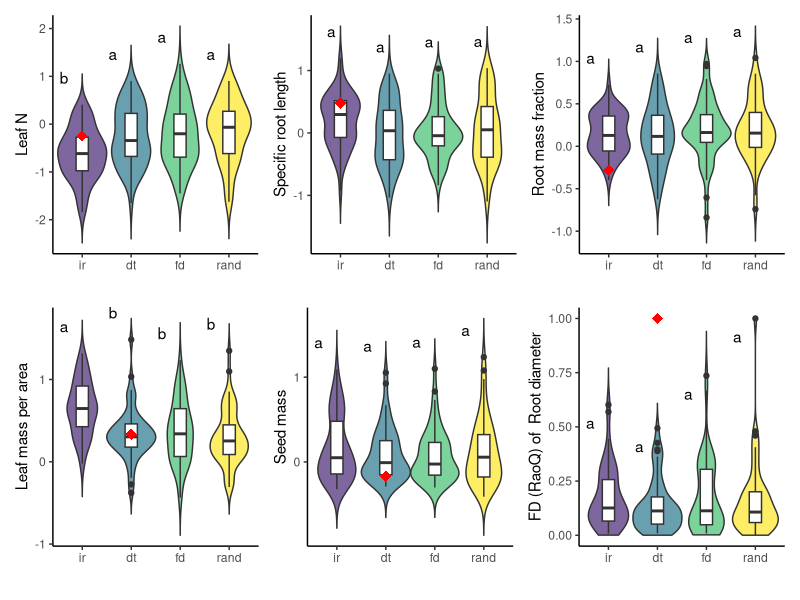
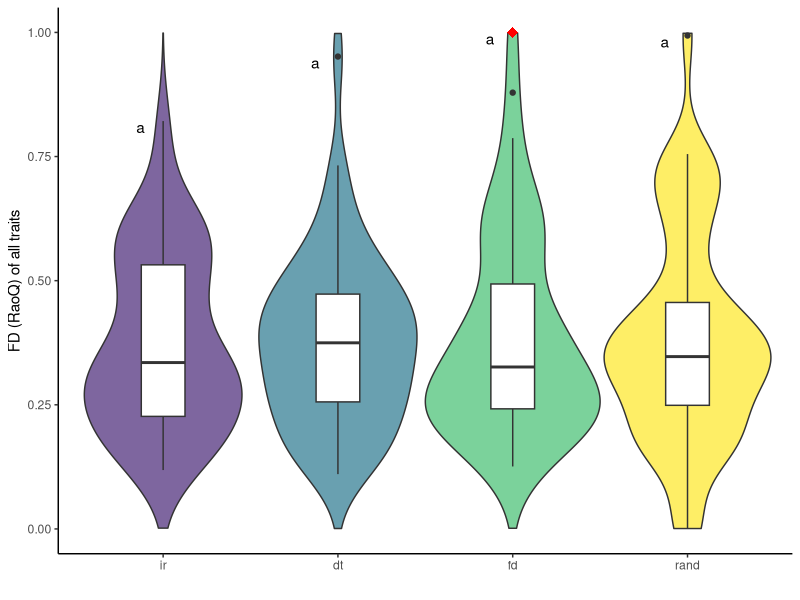
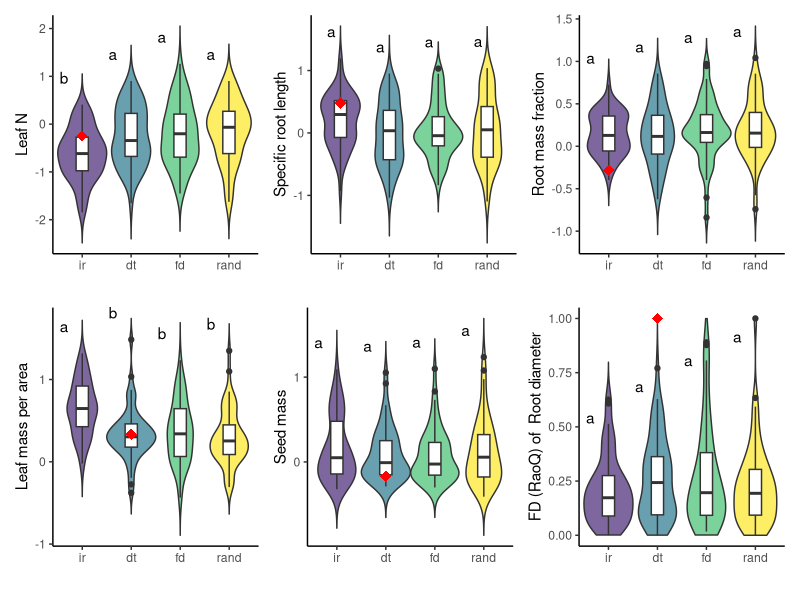
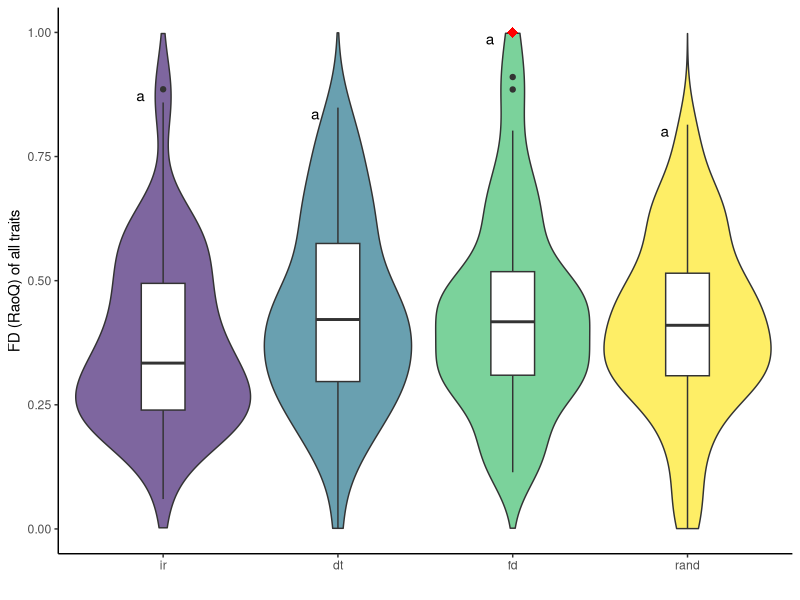
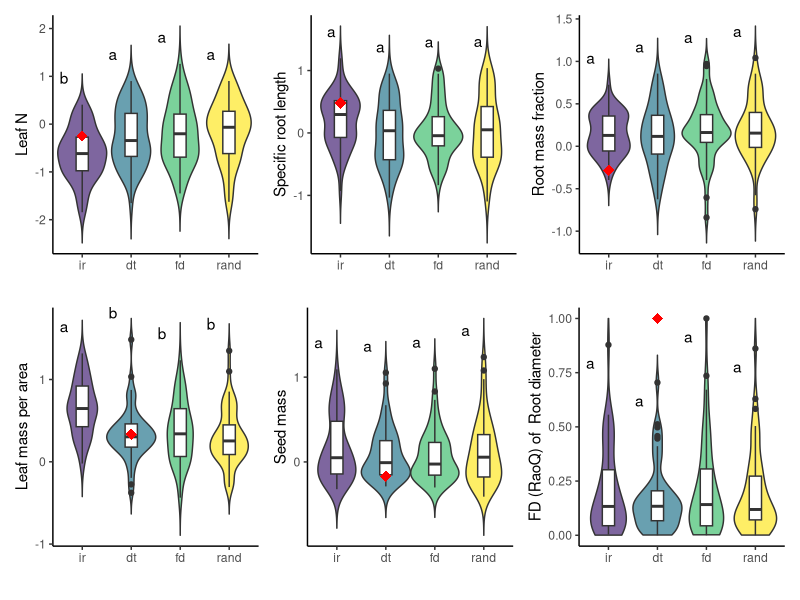
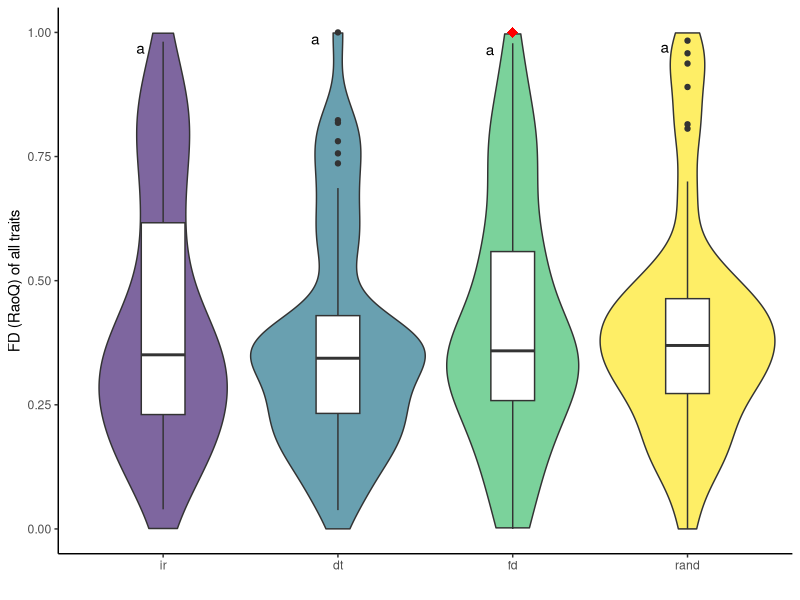
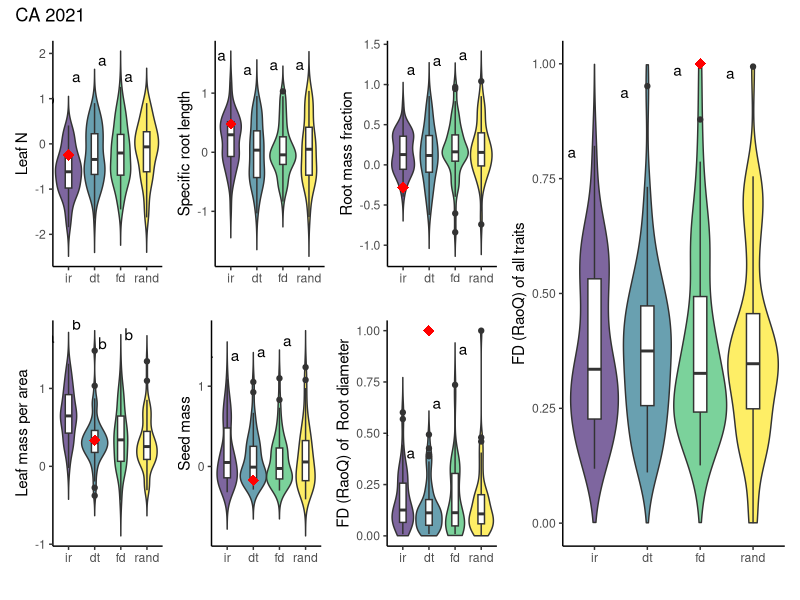
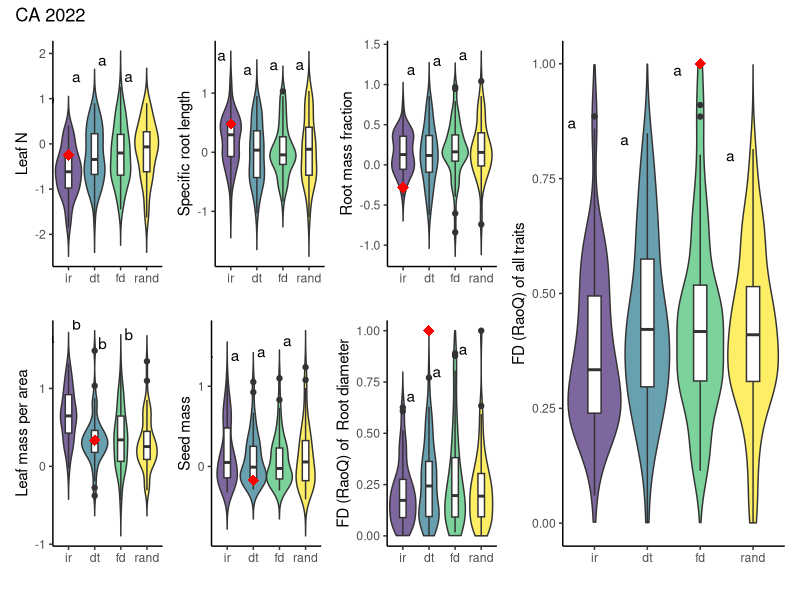

Source code (R) for these figures, in order:
#### CWM ANOVA's and figures for CA site
#### How to CWM's differ by trt?
#### How do CWM's maintain/change through time? (not on here right now)

library(tidyverse)

#### Functions needed to normalizing RoaQ, making post-hoc letters, 
#### and creating figures
# Function for normalizing FD
normalize <- function(x) {
  return ((x - min(x)) / (max(x) - min(x)))
}

# automatically extract post-hoc comparisons from tukey and place on plot
generateTukeyLabel <- function(model, y_var) {
  # Perform Tukey HSD
  tukey_cov <- TukeyHSD(model)
  # Display letters for each site
  multcompView::multcompLetters4(model, tukey_cov)
  sum_labels <- data.frame(multcompView::multcompLetters4(model, tukey_cov)$trt['Letters'])
  sum_labels <- sum_labels %>% rownames_to_column("trt")
  # Obtain letter position for y axis using means
  yvalue <- aggregate(y_var ~ trt, data = model$model, max)
  # Merge dataframes
  tukeylabel <- merge(sum_labels, yvalue)
  return(tukeylabel)
}

# make violin plot for traits functional diversity (RoaQ)
CWM_trait_FD_plot <- function(data, trait, ylab) {
  ggplot(data, aes_string("trt", trait)) +
    geom_violin(aes(fill = trt), width = 1, trim = FALSE) +
    geom_boxplot(width = 0.25) +
    #geom_jitter(width = 0.12, height = 0, size = 1, alpha = 0.3) +
    scale_fill_viridis_d(option = "D", begin = 0.1, end = 1, alpha = 0.7) +
    theme_classic() +
    ylab(paste("FD (RaoQ) of ", ylab)) +
    xlab("") +
    ylim(0,1)+
    #ylim(0,max(trait+.5)) +
    theme(legend.position = "none")
}

# make violin plot for trait 
CWM_trait_plot <- function(data, trait, ylab) {
  ggplot(data, aes_string("trt", trait)) +
    geom_violin(aes(fill = trt), width = 1, trim = FALSE) +
    geom_boxplot(width = 0.25) +
    #geom_jitter(width = 0.12, height = 0, size = 1, alpha = 0.3) +
    scale_fill_viridis_d(option = "D", begin = 0.1, end = 1, alpha = 0.7) +
    theme_classic() +
    ylab(ylab) +
    xlab("") +
    theme(legend.position = "none")
}


#### reading in data
dat <- read.csv("data/cwm_ca.csv") #cwm data
dat$trt <- factor(dat$trt, levels = c('ir','dt','fd','rand'),ordered = TRUE) #order trt levels
datFD <- read.csv("data/cwm_raoq_ca.csv") #cwm RoaQ data
datFD$trt <- factor(datFD$trt, levels = c('ir','dt','fd','rand'),ordered = TRUE) #order trt levels
#trait data
traits.ca <- read.csv("data/annualgrass.csv", header=TRUE, row.names=1) # CSV of species-trait combinations (for OG 25)
traits.ca <- traits.ca %>% select(-c(Asat,WUE,RLD,RTD))
# add graminoid
traits.ca$graminoid <- c(0,0,0,0,1,0,1,0,0,0, #10
                         1,1,0,1,0,1,1,1,0,0, #20
                         0,0,0,0,1,1,0,0,0,1, #30
                         1,0,0,1,1,0,1,1,0,1,1) #41
#scale traits
traits.ca$SRL = scale(log(traits.ca$SRL))
traits.ca$LMA = scale(log(traits.ca$LMA))
traits.ca$N = scale(log(traits.ca$N))
traits.ca$seed.mass = scale(traits.ca$seed.mass)
traits.ca$Rdiam = scale(log(traits.ca$Rdiam))
#traits.ca$sla = scale(log(traits.ca$sla))
traits.ca$RMF = scale(log(traits.ca$RMF))
#filter for only OG 25 species used
traits.ca <- traits.ca %>% 
  filter(Code != "AVBA") %>% 
  filter(Code != "BRNI") %>%
  filter(Code != "LUAL") %>%
  filter(Code != "MASA") %>% 
  filter(Code != "PEHE") %>% 
  filter(Code != "SACO") %>%
  filter(Code != "FEPE") %>%  # this one appears in communities, just not OG preds
  filter(Code != "FEMY") %>%  # this one appears in communities, just not OG preds
  filter(Code != "BRMA")      # this one appears in communities, just not OG preds

## subset data by year for figures
subdat21 <- dat %>% filter(year=="2021")
subdatFD21 <- datFD %>% filter(year=="2021")
subdat22 <- dat %>% filter(year=="2022")
subdatFD22 <- datFD %>% filter(year=="2022")
subdat23 <- dat %>% filter(year=="2023")
subdatFD23 <- datFD %>% filter(year=="2023")

#### Did traits of seeding treatments differ? (ANOVA, post-hoc Tukey, and plotting)
#### 2021 ####
summary(leafn21.mod <- aov(N~trt, subdat21))
leafn21.tuk <- generateTukeyLabel(leafn21.mod, subdat21$N)
leafn.ca.21 <- CWM_trait_plot(subdat21,subdat21$N,"Leaf N") +
  geom_point(aes(y=quantile(N,.33),x="ir"), data=traits.ca, col= "red", shape=18, size=3.5) + # Specifying the target object (red dot).
#  geom_point(aes(y=quantile(cwm21.wy$leafn,.25),x="ir"), data=traits.wy, col= "red", shape=18, size=3.5) # target could be specified per year, but probably makes less sense.
  geom_text(data = leafn21.tuk, aes(x = trt, y = y_var, label = Letters), hjust=2.5, vjust=-1.75, col="black") #add tukey labels

summary(srl21.mod <- aov(SRL~trt, subdat21))
srl21.tuk <- generateTukeyLabel(srl21.mod, subdat21$SRL)
srl.ca.21 <- CWM_trait_plot(subdat21,subdat21$SRL,"Specific root length") +
  geom_point(aes(y=quantile(SRL,.67),x="ir"), data=traits.ca, col= "red", shape=18, size=3.5) +
  geom_text(data = srl21.tuk, aes(x = trt, y = y_var, label = Letters), hjust=1.5, vjust=-1.75, col="black") #add tukey labels

summary(rmf21.mod <- aov(RMF~trt, subdat21))
rmf21.tuk <- generateTukeyLabel(rmf21.mod, subdat21$RMF)
rmf.ca.21 <- CWM_trait_plot(subdat21,subdat21$RMF,"Root mass fraction") +
  geom_point(aes(y=quantile(RMF,.33),x="ir"), data=traits.ca, col= "red", shape=18, size=3.5) +
  geom_text(data = rmf21.tuk, aes(x = trt, y = y_var, label = Letters), hjust=2.5, vjust=-1.75, col="black") #add tukey labels

summary(lma21.mod <- aov(LMA~trt, subdat21))
lma21.tuk <- generateTukeyLabel(lma21.mod, subdat21$LMA)
lma.ca.21 <- CWM_trait_plot(subdat21,subdat21$LMA,"Leaf mass per area") +
  geom_point(aes(y=quantile(LMA,.67),x="dt"),data=traits.ca, col= "red", shape=18, size=3.5) +
  geom_text(data = lma21.tuk, aes(x = trt, y = y_var, label = Letters), hjust=2.5, vjust=-1.75, col="black") #add tukey labels

summary(seedmass21.mod <- aov(seed.mass~trt, subdat21))
seedmass21.tuk <- generateTukeyLabel(seedmass21.mod, subdat21$seed.mass)
seedmass.ca.21 <- CWM_trait_plot(subdat21,subdat21$seed.mass,"Seed mass") +
  geom_point(aes(y=quantile(seed.mass,.67),x="dt"),data=traits.ca, col= "red", shape=18, size=3.5) +
  geom_text(data = seedmass21.tuk, aes(x = trt, y = y_var, label = Letters), hjust=2.5, vjust=-1.75, col="black") #add tukey labels

# rootdiam.wy.21 <- CWM_trait_plot(cwm21.wy,cwm21.wy$rootdiam,"Root diameter")
#plot veg as Raoq instead (normalize FD/RoaQ)
subdatFD21$rootdiam <- normalize(subdatFD21$rootdiam) #(normalize FD/RoaQ)
summary(rd21.mod <- aov(rootdiam~trt, subdatFD21)) #summary model
rd21.tuk <- generateTukeyLabel(rd21.mod, subdatFD21$rootdiam) #tukey and labels
rootdiam.ca.21 <- CWM_trait_FD_plot(subdatFD21,subdatFD21$rootdiam,"Root diameter") +
  geom_point(aes(y=max(rootdiam),x="dt"),data=subdatFD21, col= "red", shape=18, size=3.5) + #get target FD from annual highest possible (?)
  geom_text(data = rd21.tuk, aes(x = trt, y = y_var, label = Letters), hjust=2.5, vjust=2, col="black") #add tukey labels

subdatFD21$full <- normalize(subdatFD21$full) #(normalize FD/RoaQ)
summary(full21.mod <- aov(full~trt, subdatFD21)) #summary model
full21.tuk <- generateTukeyLabel(full21.mod, subdatFD21$full) #tukey and labels
FD.ca.21 <- subdatFD21 %>% 
  ggplot(aes(trt,full)) +
  geom_violin(aes(fill=trt), width=1, trim=F) +
  geom_boxplot(width=.25) +
  #geom_jitter(width=.12, height = 0, size= 1, alpha=.3) +
  scale_fill_viridis_d(option="D", begin = .1, end = 1, alpha=.7) +
  theme_classic() + ylab("FD (RaoQ) of all traits") + xlab("") + 
  ylim(0,1)+
  #ylim(0,max(cwm_roaq21.ca$full+3)) +
  theme(legend.position  = "none") +
  geom_point(aes(y=max(full),x="fd"),data=subdatFD21, col= "red", shape=18, size=3.5) + #get target FD from annual highest possible (?)
  geom_text(data = full21.tuk, aes(x = trt, y = y_var, label = Letters), hjust=3, vjust=1, col="black") #add tukey labels



#### 2022 ####
summary(leafn22.mod <- aov(N~trt, subdat22))
leafn22.tuk <- generateTukeyLabel(leafn22.mod, subdat22$N)
leafn.ca.22 <- CWM_trait_plot(subdat22,subdat22$N,"Leaf N") +
  geom_point(aes(y=quantile(N,.33),x="ir"), data=traits.ca, col= "red", shape=18, size=3.5) + # Specifying the target object (red dot).
  #  geom_point(aes(y=quantile(cwm22.wy$leafn,.25),x="ir"), data=traits.wy, col= "red", shape=18, size=3.5) # target could be specified per year, but probably makes less sense.
  geom_text(data = leafn22.tuk, aes(x = trt, y = y_var, label = Letters), hjust=2.5, vjust=-1.75, col="black") #add tukey labels

summary(srl22.mod <- aov(SRL~trt, subdat22))
srl22.tuk <- generateTukeyLabel(srl22.mod, subdat22$SRL)
srl.ca.22 <- CWM_trait_plot(subdat22,subdat22$SRL,"Specific root length") +
  geom_point(aes(y=quantile(SRL,.67),x="ir"), data=traits.ca, col= "red", shape=18, size=3.5) +
  geom_text(data = srl22.tuk, aes(x = trt, y = y_var, label = Letters), hjust=1.5, vjust=-1.75, col="black") #add tukey labels

summary(rmf22.mod <- aov(RMF~trt, subdat22))
rmf22.tuk <- generateTukeyLabel(rmf22.mod, subdat22$RMF)
rmf.ca.22 <- CWM_trait_plot(subdat22,subdat22$RMF,"Root mass fraction") +
  geom_point(aes(y=quantile(RMF,.33),x="ir"), data=traits.ca, col= "red", shape=18, size=3.5) +
  geom_text(data = rmf22.tuk, aes(x = trt, y = y_var, label = Letters), hjust=2.5, vjust=-1.75, col="black") #add tukey labels

summary(lma22.mod <- aov(LMA~trt, subdat22))
lma22.tuk <- generateTukeyLabel(lma22.mod, subdat22$LMA)
lma.ca.22 <- CWM_trait_plot(subdat22,subdat22$LMA,"Leaf mass per area") +
  geom_point(aes(y=quantile(LMA,.67),x="dt"),data=traits.ca, col= "red", shape=18, size=3.5) +
  geom_text(data = lma22.tuk, aes(x = trt, y = y_var, label = Letters), hjust=2.5, vjust=-1.75, col="black") #add tukey labels

summary(seedmass22.mod <- aov(seed.mass~trt, subdat22))
seedmass22.tuk <- generateTukeyLabel(seedmass22.mod, subdat22$seed.mass)
seedmass.ca.22 <- CWM_trait_plot(subdat22,subdat22$seed.mass,"Seed mass") +
  geom_point(aes(y=quantile(seed.mass,.67),x="dt"),data=traits.ca, col= "red", shape=18, size=3.5) +
  geom_text(data = seedmass22.tuk, aes(x = trt, y = y_var, label = Letters), hjust=2.5, vjust=-1.75, col="black") #add tukey labels

# rootdiam.wy.22 <- CWM_trait_plot(cwm22.wy,cwm22.wy$rootdiam,"Root diameter")
#plot veg as Raoq instead (normalize FD/RoaQ)
subdatFD22$rootdiam <- normalize(subdatFD22$rootdiam) #(normalize FD/RoaQ)
summary(rd22.mod <- aov(rootdiam~trt, subdatFD22)) #summary model
rd22.tuk <- generateTukeyLabel(rd22.mod, subdatFD22$rootdiam) #tukey and labels
rootdiam.ca.22 <- CWM_trait_FD_plot(subdatFD22,subdatFD22$rootdiam,"Root diameter") +
  geom_point(aes(y=max(rootdiam),x="dt"),data=subdatFD22, col= "red", shape=18, size=3.5) + #get target FD from annual highest possible (?)
  geom_text(data = rd22.tuk, aes(x = trt, y = y_var, label = Letters), hjust=2.5, vjust=2, col="black") #add tukey labels

subdatFD22$full <- normalize(subdatFD22$full) #(normalize FD/RoaQ)
summary(full22.mod <- aov(full~trt, subdatFD22)) #summary model
full22.tuk <- generateTukeyLabel(full22.mod, subdatFD22$full) #tukey and labels
FD.ca.22 <- subdatFD22 %>% 
  ggplot(aes(trt,full)) +
  geom_violin(aes(fill=trt), width=1, trim=F) +
  geom_boxplot(width=.25) +
  #geom_jitter(width=.12, height = 0, size= 1, alpha=.3) +
  scale_fill_viridis_d(option="D", begin = .1, end = 1, alpha=.7) +
  theme_classic() + ylab("FD (RaoQ) of all traits") + xlab("") + 
  ylim(0,1)+
  #ylim(0,max(cwm_roaq22.ca$full+3)) +
  theme(legend.position  = "none") +
  geom_point(aes(y=max(full),x="fd"),data=subdatFD22, col= "red", shape=18, size=3.5) + #get target FD from annual highest possible (?)
  geom_text(data = full22.tuk, aes(x = trt, y = y_var, label = Letters), hjust=3, vjust=1, col="black") #add tukey labels



#### 2023 ####
summary(leafn23.mod <- aov(N~trt, subdat23))
leafn23.tuk <- generateTukeyLabel(leafn23.mod, subdat23$N)
leafn.ca.23 <- CWM_trait_plot(subdat23,subdat23$N,"Leaf N") +
  geom_point(aes(y=quantile(N,.33),x="ir"), data=traits.ca, col= "red", shape=18, size=3.5) + # Specifying the target object (red dot).
  #  geom_point(aes(y=quantile(cwm23.wy$leafn,.25),x="ir"), data=traits.wy, col= "red", shape=18, size=3.5) # target could be specified per year, but probably makes less sense.
  geom_text(data = leafn23.tuk, aes(x = trt, y = y_var, label = Letters), hjust=2.5, vjust=-1.75, col="black") #add tukey labels

summary(srl23.mod <- aov(SRL~trt, subdat23))
srl23.tuk <- generateTukeyLabel(srl23.mod, subdat23$SRL)
srl.ca.23 <- CWM_trait_plot(subdat23,subdat23$SRL,"Specific root length") +
  geom_point(aes(y=quantile(SRL,.67),x="ir"), data=traits.ca, col= "red", shape=18, size=3.5) +
  geom_text(data = srl23.tuk, aes(x = trt, y = y_var, label = Letters), hjust=1.5, vjust=-1.75, col="black") #add tukey labels

summary(rmf23.mod <- aov(RMF~trt, subdat23))
rmf23.tuk <- generateTukeyLabel(rmf23.mod, subdat23$RMF)
rmf.ca.23 <- CWM_trait_plot(subdat23,subdat23$RMF,"Root mass fraction") +
  geom_point(aes(y=quantile(RMF,.33),x="ir"), data=traits.ca, col= "red", shape=18, size=3.5) +
  geom_text(data = rmf23.tuk, aes(x = trt, y = y_var, label = Letters), hjust=2.5, vjust=-1.75, col="black") #add tukey labels

summary(lma23.mod <- aov(LMA~trt, subdat23))
lma23.tuk <- generateTukeyLabel(lma23.mod, subdat23$LMA)
lma.ca.23 <- CWM_trait_plot(subdat23,subdat23$LMA,"Leaf mass per area") +
  geom_point(aes(y=quantile(LMA,.67),x="dt"),data=traits.ca, col= "red", shape=18, size=3.5) +
  geom_text(data = lma23.tuk, aes(x = trt, y = y_var, label = Letters), hjust=2.5, vjust=-1.75, col="black") #add tukey labels

summary(seedmass23.mod <- aov(seed.mass~trt, subdat23))
seedmass23.tuk <- generateTukeyLabel(seedmass23.mod, subdat23$seed.mass)
seedmass.ca.23 <- CWM_trait_plot(subdat23,subdat23$seed.mass,"Seed mass") +
  #ylim(0,max(subdat23$seed.mass))+
  geom_point(aes(y=quantile(seed.mass,.67),x="dt"),data=traits.ca, col= "red", shape=18, size=3.5) +
  geom_text(data = seedmass23.tuk, aes(x = trt, y = y_var, label = Letters), hjust=2.5, vjust=-1.75, col="black") 

# rootdiam.wy.23 <- CWM_trait_plot(cwm23.wy,cwm23.wy$rootdiam,"Root diameter")
#plot veg as Raoq instead (normalize FD/RoaQ)
subdatFD23$rootdiam <- normalize(subdatFD23$rootdiam) #(normalize FD/RoaQ)
summary(rd23.mod <- aov(rootdiam~trt, subdatFD23)) #summary model
rd23.tuk <- generateTukeyLabel(rd23.mod, subdatFD23$rootdiam) #tukey and labels
rootdiam.ca.23 <- CWM_trait_FD_plot(subdatFD23,subdatFD23$rootdiam,"Root diameter") +
  geom_point(aes(y=max(rootdiam),x="dt"),data=subdatFD23, col= "red", shape=18, size=3.5) + #get target FD from annual highest possible (?)
  geom_text(data = rd23.tuk, aes(x = trt, y = y_var, label = Letters), hjust=2.5, vjust=2, col="black") #add tukey labels

subdatFD23$full <- normalize(subdatFD23$full) #(normalize FD/RoaQ)
summary(full23.mod <- aov(full~trt, subdatFD23)) #summary model
full23.tuk <- generateTukeyLabel(full23.mod, subdatFD23$full) #tukey and labels
FD.ca.23 <- subdatFD23 %>% 
  ggplot(aes(trt,full)) +
  geom_violin(aes(fill=trt), width=1, trim=F) +
  geom_boxplot(width=.25) +
  #geom_jitter(width=.12, height = 0, size= 1, alpha=.3) +
  scale_fill_viridis_d(option="D", begin = .1, end = 1, alpha=.7) +
  theme_classic() + ylab("FD (RaoQ) of all traits") + xlab("") + 
  ylim(0,1)+
  #ylim(0,max(cwm_roaq23.ca$full+3)) +
  theme(legend.position  = "none") +
  geom_point(aes(y=max(full),x="fd"),data=subdatFD23, col= "red", shape=18, size=3.5) + #get target FD from annual highest possible (?)
  geom_text(data = full23.tuk, aes(x = trt, y = y_var, label = Letters), hjust=3, vjust=1, col="black") #add tukey labels


## Produce a .tiff file of our plots together!
library(patchwork)
# export 21
tiff("figures/cwm CA/traits_2021.tiff", res=400, height = 6,width =8.5, "in",compression = "lzw")
(leafn.ca.21 + srl.ca.21 + rmf.ca.21) / (lma.ca.21 + seedmass.ca.21 + rootdiam.ca.21)
dev.off()
tiff("figures/cwm CA/FD_2021.tiff", res=400, height = 4,width =4, "in",compression = "lzw")
FD.ca.21
dev.off()
# export 22
tiff("figures/cwm CA/traits_2022.tiff", res=400, height = 6,width =8.5, "in",compression = "lzw")
(leafn.ca.22 + srl.ca.22 + rmf.ca.22) / (lma.ca.22 + seedmass.ca.22 + rootdiam.ca.22)
dev.off()
tiff("figures/cwm CA/FD_2022.tiff", res=400, height = 4,width =4, "in",compression = "lzw")
FD.ca.22
dev.off()
# export 23
tiff("figures/cwm CA/traits_2023.tiff", res=400, height = 6,width =8.5, "in",compression = "lzw")
(leafn.ca.23 + srl.ca.23 + rmf.ca.23) / (lma.ca.23 + seedmass.ca.23 + rootdiam.ca.23)
dev.off()
tiff("figures/cwm CA/FD_2023.tiff", res=400, height = 4,width =4, "in",compression = "lzw")
FD.ca.23
dev.off()

## figure for short report
#21
tiff("figures/cwm CA/alltargets_2021.tiff", res=400, height = 6,width =12, "in",compression = "lzw")
(((leafn.ca.21 + srl.ca.21 + rmf.ca.21) / (lma.ca.21 + seedmass.ca.21 + rootdiam.ca.21)) | (FD.ca.21)) +
  plot_layout(widths = c(2,1)) + 
  plot_annotation(title = 'CA 2021')
dev.off()
#22
tiff("figures/cwm CA/alltargets_2022.tiff", res=400, height = 6,width =12, "in",compression = "lzw")
(((leafn.ca.22 + srl.ca.22 + rmf.ca.22) / (lma.ca.22 + seedmass.ca.22 + rootdiam.ca.22)) | (FD.ca.22)) +
  plot_layout(widths = c(2,1)) + 
  plot_annotation(title = 'CA 2022')
dev.off()
#23
tiff("figures/cwm CA/alltargets_2023.tiff", res=400, height = 6,width =12, "in",compression = "lzw")
(((leafn.ca.23 + srl.ca.23 + rmf.ca.23) / (lma.ca.23 + seedmass.ca.23 + rootdiam.ca.23)) | (FD.ca.23)) +
  plot_layout(widths = c(2,1)) + 
  plot_annotation(title = 'CA 2023')
dev.off()


#### add a legent to plots?
# leg <- cwm %>% 
#   ggplot(aes(Treatments,rootdiam)) +
#   geom_violin(aes(fill=Treatments), width=1, trim=F) +
#   scale_fill_viridis_d(option="D", begin = .1, end = 1, alpha=.7) +
#   theme_classic()
# leg
# 
# tiff("trait_legend.tiff", width = 3, height = 2, "in", res=400, compression = "lzw")
# grid::grid.newpage()
# grid::grid.draw(cowplot::get_legend(leg))
# dev.off()
# 
# gridExtra::grid.arrange(a,b,c,d,e,f,ncol=3)



### All years combined
summary(leafn.mod <- aov(N~trt, dat))
leafn.tuk <- generateTukeyLabel(leafn.mod, dat$N)
leafn.ca <- CWM_trait_plot(dat,dat$N,"Leaf N") +
  geom_point(aes(y=quantile(N,.33),x="ir"), data=traits.ca, col= "red", shape=18, size=3.5) + # Specifying the target object (red dot).
  #  geom_point(aes(y=quantile(cwm21.wy$leafn,.25),x="ir"), data=traits.wy, col= "red", shape=18, size=3.5) # target could be specified per year, but probably makes less sense.
  geom_text(data = leafn.tuk, aes(x = trt, y = y_var, label = Letters), hjust=2, vjust=-1.75, col="black") #add tukey labels

summary(srl.mod <- aov(SRL~trt, dat))
srl.tuk <- generateTukeyLabel(srl.mod, dat$SRL)
srl.ca <- CWM_trait_plot(dat,dat$SRL,"Specific root length") +
  geom_point(aes(y=quantile(SRL,.67),x="ir"), data=traits.ca, col= "red", shape=18, size=3.5) +
  geom_text(data = srl.tuk, aes(x = trt, y = y_var, label = Letters), hjust=1.5, vjust=-1.75, col="black") #add tukey labels

summary(rmf.mod <- aov(RMF~trt, dat))
rmf.tuk <- generateTukeyLabel(rmf.mod, dat$RMF)
rmf.ca <- CWM_trait_plot(dat,dat$RMF,"Root mass fraction") +
  geom_point(aes(y=quantile(RMF,.33),x="ir"), data=traits.ca, col= "red", shape=18, size=3.5) +
  geom_text(data = rmf.tuk, aes(x = trt, y = y_var, label = Letters), hjust=2, vjust=-.5, col="black") #add tukey labels

summary(lma.mod <- aov(LMA~trt, dat))
lma.tuk <- generateTukeyLabel(lma.mod, dat$LMA)
lma.ca <- CWM_trait_plot(dat,dat$LMA,"Leaf mass per area") +
  geom_point(aes(y=quantile(LMA,.67),x="dt"),data=traits.ca, col= "red", shape=18, size=3.5) +
  # scale_y_continuous(
  #   "unloged unsclaed", 
  #   sec.axis = sec_axis(~ . * 1.20, name = "mpg (UK)"))+
  geom_text(data = lma.tuk, aes(x = trt, y = y_var, label = Letters), hjust=2.5, vjust=-1.75, col="black") #add tukey labels

summary(seedmass.mod <- aov(seed.mass~trt, dat))
seedmass.tuk <- generateTukeyLabel(seedmass.mod, dat$seed.mass)
seedmass.ca <- CWM_trait_plot(dat,dat$seed.mass,"Seed mass") +
  geom_point(aes(y=quantile(seed.mass,.67),x="dt"),data=traits.ca, col= "red", shape=18, size=3.5) +
  geom_text(data = seedmass.tuk, aes(x = trt, y = y_var, label = Letters), hjust=2, vjust=-1.5, col="black") #add tukey labels

# rootdiam.wy.21 <- CWM_trait_plot(cwm21.wy,cwm21.wy$rootdiam,"Root diameter")
#plot veg as Raoq instead (normalize FD/RoaQ)
datFD$rootdiam <- normalize(datFD$rootdiam) #(normalize FD/RoaQ)
datFD %>% group_by(trt) %>% summarize(maxrd = max(rootdiam)) #find max in just DT for target
maxdtrootdiam <- .552
summary(rd.mod <- aov(rootdiam~trt, datFD)) #summary model
rd.tuk <- generateTukeyLabel(rd.mod, datFD$rootdiam) #tukey and labels
rootdiam.ca <- CWM_trait_FD_plot(datFD,datFD$rootdiam,"Root diameter") +
  geom_point(aes(y=maxdtrootdiam,x="dt"), col= "red", shape=18, size=3.5) + #get target FD from annual highest possible (?)
  #geom_point(aes(y=max(rootdiam),x="dt"),data=datFD, col= "red", shape=18, size=3.5) + #get target FD from annual highest possible (?)
  geom_text(data = rd.tuk, aes(x = trt, y = y_var, label = Letters), hjust=2.5, vjust=2, col="black") #add tukey labels

datFD$full <- normalize(datFD$full) #(normalize FD/RoaQ)
summary(full.mod <- aov(full~trt, datFD)) #summary model
full.tuk <- generateTukeyLabel(full.mod, datFD$full) #tukey and labels
FD.ca <- datFD %>% 
  ggplot(aes(trt,full)) +
  geom_violin(aes(fill=trt), width=1, trim=F) +
  geom_boxplot(width=.25) +
  #geom_jitter(width=.12, height = 0, size= 1, alpha=.3) +
  scale_fill_viridis_d(option="D", begin = .1, end = 1, alpha=.7) +
  theme_classic() + ylab("FD (RaoQ) of all traits") + xlab("") + 
  ylim(0,1)+
  #ylim(0,max(cwm_roaq21.ca$full+3)) +
  theme(legend.position  = "none") +
  geom_point(aes(y=max(full),x="fd"),data=datFD, col= "red", shape=18, size=3.5) + #get target FD from annual highest possible (?)
  geom_text(data = full.tuk, aes(x = trt, y = y_var, label = Letters), hjust=3, vjust=1, col="black") #add tukey labels

# all figure
tiff("figures/cwm CA/alltargets.tiff", res=400, height = 6,width =12, "in",compression = "lzw")
(((leafn.ca + srl.ca + rmf.ca) / (lma.ca + seedmass.ca + rootdiam.ca)) | (FD.ca)) +
  plot_layout(widths = c(2,1)) + 
  plot_annotation(title = 'CA (all years)')
dev.off()
